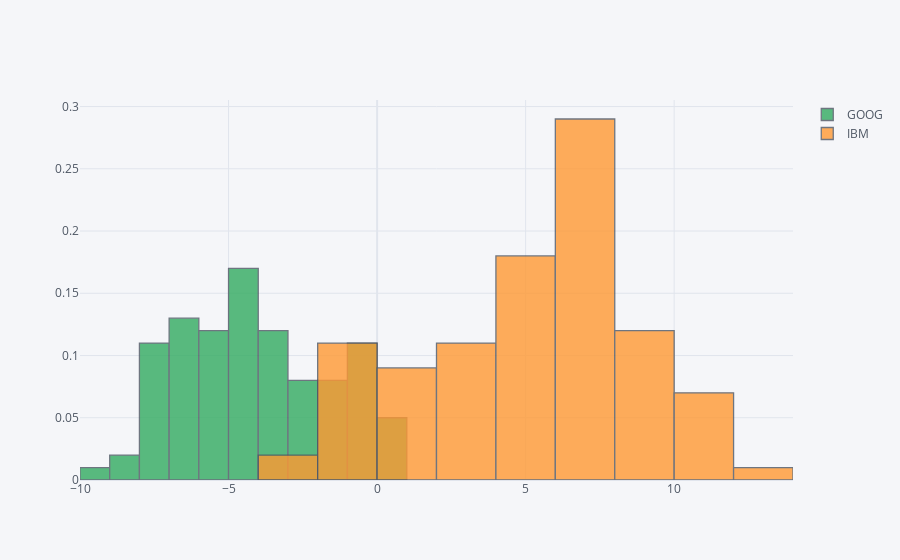

Here is the notebook cell this chart was saved with:
### Code cell
df.iplot(kind='histogram',columns=['GOOG','IBM'],orientation='v',histnorm='probability')

### Figure 1 — Plotly figure (JSON) as saved in the notebook; plotly's stock layout.template omitted (floating-point values rounded to 4 significant figures)
{"data": [{"histfunc": "count", "histnorm": "probability", "marker": {"color": "rgba(50, 171, 96, 1.0)", "line": {"color": "#4D5663", "width": 1.3}}, "name": "GOOG", "opacity": 0.8, "orientation": "v", "type": "histogram", "x": [0.8879, -0.1244, 0.3151, -0.362, 0.06005, 0.4895, 0.3986, -0.1269, -0.1465, -1.994, -1.368, -0.8373, -1.919, -1.176, -0.5064, -0.6231, -0.6638, -0.4437, -1.05, -1.884, -0.8466, -0.2595, -1.996, -2.222, -3.217, -3.621, -4.93, -4.841, -3.828, -3.867, -4.506, -4.925, -4.174, -2.657, -4.307, -5.305, -4.619, -5.736, -4.393, -4.456, -4.986, -4.156, -3.382, -4.525, -2.166, -3.189, -3.901, -4.077, -4.001, -4.41, -5.639, -5.687, -5.069, -5.729, -6.343, -9.329, -8.861, -8.767, -7.71, -7.344, -7.352, -5.66, -6.685, -5.682, -6.963, -6.679, -5.752, -6.882, -6.545, -5.039, -5.339, -4.483, -3.927, -4.915, -6.568, -7.62, -7.608, -7.555, -7.144, -7.123, -6.137, -6.365, -7.462, -7.888, -7.244, -6.357, -5.176, -6.802, -6.802, -6.314, -3.545, -3.985, -2.854, -2.673, -2.985, -1.978, -2.83, -2.256, -3.065, -3.641]}, {"histfunc": "count", "histnorm": "probability", "marker": {"color": "rgba(255, 153, 51, 1.0)", "line": {"color": "#4D5663", "width": 1.3}}, "name": "IBM", "opacity": 0.8, "orientation": "v", "type": "histogram", "x": [-1.287, -2.028, -2.761, -1.991, -1.17, -0.9721, -1.389, 0.1575, 0.2807, -0.5107, -1.806, -1.792, -1.104, -0.2664, -0.6256, 0.4122, 1.899, 0.4713, 2.995, 3.007, 4.428, 4.915, 5.96, 6.113, 5.353, 5.293, 4.1, 5.218, 6.071, 4.643, 3.76, 3.282, 2.74, 3.339, 4.029, 5.549, 7.775, 6.323, 6.5, 4.308, 5.299, 6.887, 8.867, 9.706, 9.727, 9.475, 10.02, 9.987, 10.69, 12.59, 11.78, 10.92, 10.73, 10.24, 10.64, 9.282, 9.4, 8.652, 7.565, 6.965, 6.707, 5.298, 5.19, 6.382, 6.183, 5.612, 6.391, 6.58, 8.383, 7.708, 6.388, 6.444, 6.608, 5.807, 6.987, 8.092, 7.439, 7.802, 8.167, 8.319, 7.299, 7.513, 6.421, 7.055, 7.077, 7.118, 7.346, 5.752, 6.273, 6.279, 5.754, 3.107, 2.729, 1.265, 2.29, 1.951, 1.592, 2.143, 2.543, 1.53]}], "layout": {"barmode": "overlay", "legend": {"bgcolor": "#F5F6F9", "font": {"color": "#4D5663"}}, "paper_bgcolor": "#F5F6F9", "plot_bgcolor": "#F5F6F9", "title": {"font": {"color": "#4D5663"}}, "xaxis": {"gridcolor": "#E1E5ED", "showgrid": true, "tickfont": {"color": "#4D5663"}, "title": {"font": {"color": "#4D5663"}, "text": ""}, "zerolinecolor": "#E1E5ED"}, "yaxis": {"gridcolor": "#E1E5ED", "showgrid": true, "tickfont": {"color": "#4D5663"}, "title": {"font": {"color": "#4D5663"}, "text": ""}, "zerolinecolor": "#E1E5ED"}}}
